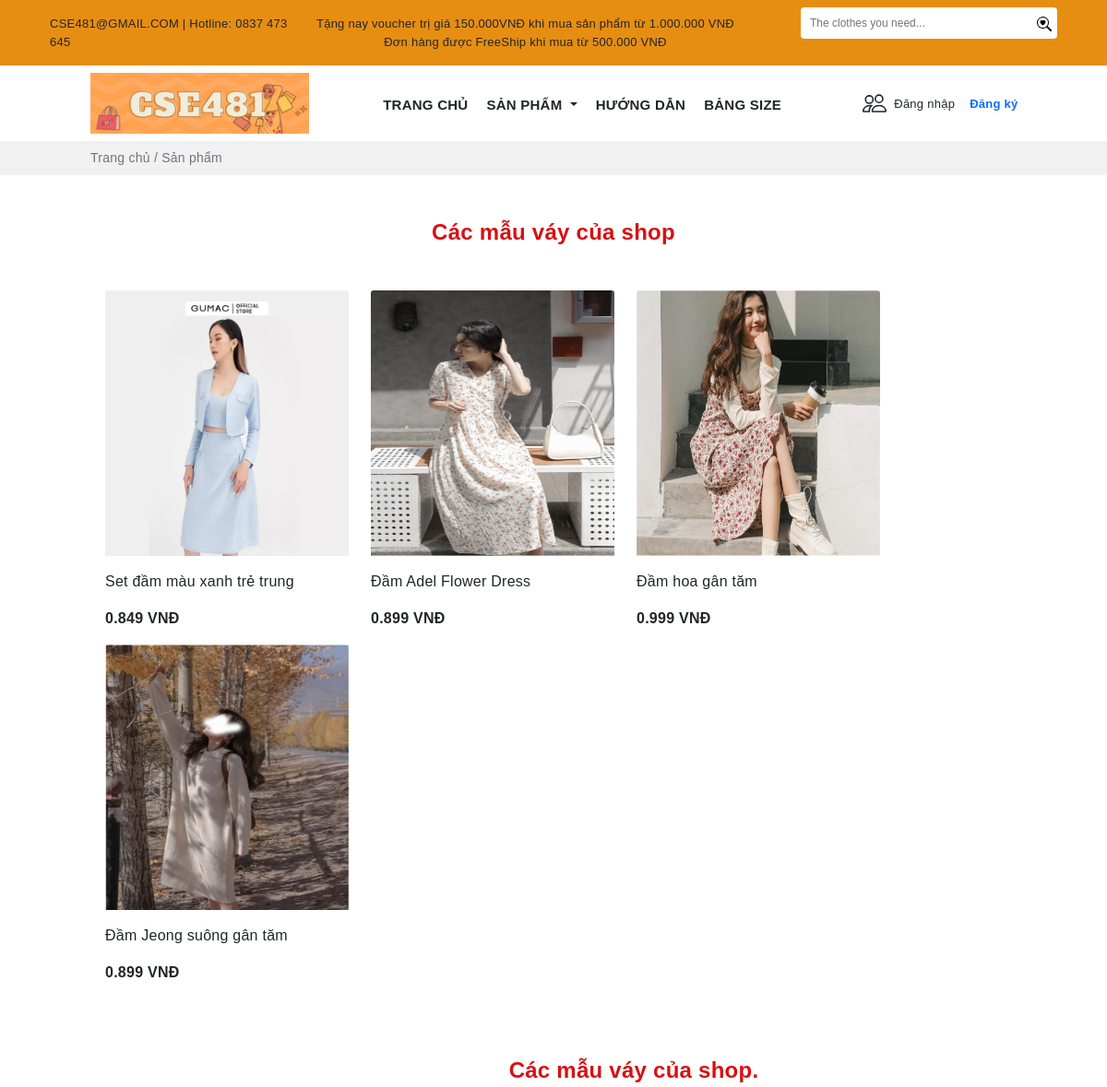
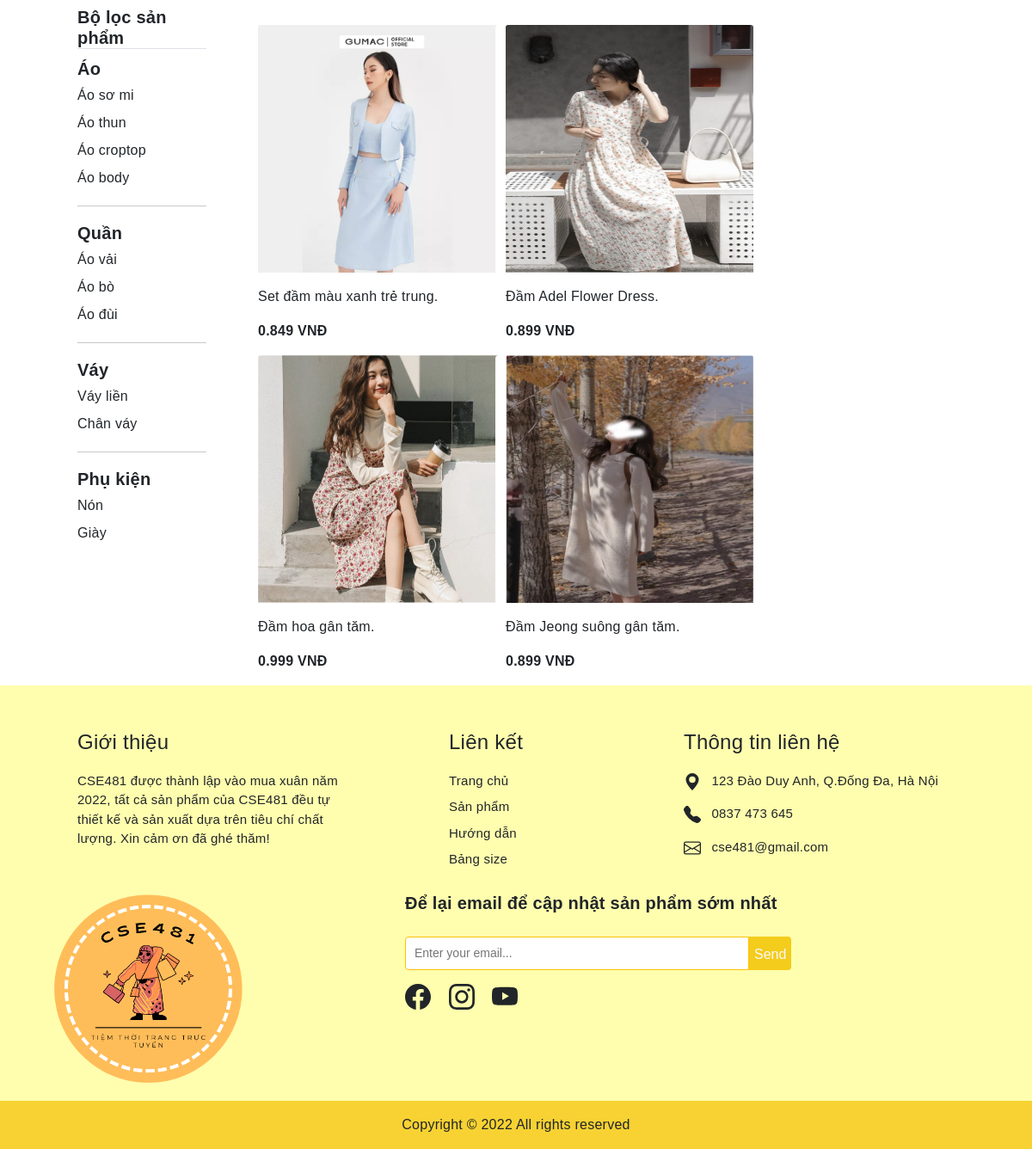
The app's page /product/skirt.php with its own data (2 pictures, top to bottom).
### tables this page shows
CREATE TABLE `sanpham` (
  `MaSP` varchar(10) NOT NULL,
  `TenSP` varchar(30) DEFAULT NULL,
  `MaLH` varchar(10) NOT NULL,
  `Giaban` double(3,3) DEFAULT NULL,
  `Gianhap` decimal(18,3) DEFAULT NULL,
  `Tylegiamgia` double(2,2) DEFAULT NULL,
  `Soluong` int(11) DEFAULT NULL,
  `Mota` varchar(500) DEFAULT NULL,
  `Trangthai` varchar(30) DEFAULT NULL,
  `img` varchar(30) DEFAULT NULL,
  `Ngaynhap` date NOT NULL
);

### product/skirt.php (the view, shortened to what this page needs)
<?php include('../config/database.php');
?>
<!DOCTYPE html>
<html lang="en">
<head>
    <link rel="stylesheet" href="https://cdn.jsdelivr.net/npm/bootstrap-icons@1.7.2/font/bootstrap-icons.css">
    <link href="https://cdn.jsdelivr.net/npm/bootstrap@5.1.3/dist/css/bootstrap.min.css" rel="stylesheet"
>
    <link rel="stylesheet" href="https://cdnjs.cloudflare.com/ajax/libs/OwlCarousel2/2.3.4/assets/owl.carousel.min.css"
 />
    <link rel="stylesheet"
        href="https://cdnjs.cloudflare.com/ajax/libs/OwlCarousel2/2.3.4/assets/owl.theme.default.min.css"
 />
    <link rel="stylesheet" href="../public/style.css">
</head>
<body>
    <div class="header">
        <div class="container-fluid" style="background:#e68e12;">
            <div class="container content">
                <div class="container">
                    <div class="row">
                        <div class="col py-3" style="font-size:13px;">
                            CSE481@GMAIL.COM | Hotline: 0837 473 645
                        </div>
                        <div class="col text-nowrap my-auto" style="font-size:13px;">
                            <p class="mb-0">
                                Tặng nay voucher trị giá 150.000VNĐ khi mua sản phẩm từ 1.000.000 VNĐ
                            </p>
                            <div class="text-center mx-auto">
                                Đơn hàng được FreeShip khi mua từ 500.000 VNĐ
                            </div>
                        </div>
                        <div class="col d-flex justify-content-end">
                            <div class="">
                            <form action="../search.php" method="post">
                                    <div class="pt-2 ms-5 d-flex">
                                        <input class="py-2 rounded-start" type="text"
                                            style="border:none;padding-left: 10px;font-size:12px;width:250px"
                                            name="namesearch" placeholder="The clothes you need...">
                                        <button type="submit" class="border-0 rounded-0 rounded-end bg-white"> </button>
                                    </div>
                                </form>
                            </div>
                        </div>
                    </div>
                </div>
            </div>
        </div>
    </div>
    <section>
        <div class="container">
            <div class="row px-5">
                <div class="col-md-3 ">
                    <img src="../img/logo-hcn.png" alt="" class="mt-2 ms-2 img-fluid">
                </div>
                <div class="col-md ps-0 mt-4">
                    <div class="row">
                        <div class="col-md">
                            <ul class="nav justify-content-center">
                                <li class="nav-item fw-bold ">
                                    <a class="nav-link link-dark pe-1" style="font-size:15px" aria-current="page"
                                        href="../index.php">TRANG CHỦ</a>
                                </li>
                                <li class="nav-item fw-bold">
                                    <a style="font-size:15px" class="pe-1 nav-link dropdown-toggle link-dark" href="#"
                                        id="navbarDarkDropdownMenuLink" role="button" data-bs-toggle="dropdown"
                                        aria-expanded="false">
                                        SẢN PHẨM
                                    </a>
                                </li>
                                <li class="nav-item fw-bold">
                                    <a href="../huongdan.php"class=" pe-1 nav-link link-dark" style="font-size:15px" href="#">HƯỚNG DẪN</a>
                                </li>
                                <li class="nav-item fw-bold">
                                    <a href="../size.php"class="pe-1 nav-link link-dark" style="font-size:15px">BẢNG SIZE</a>
                                </li>
                            </ul>
                        </div>
                        <div class="col-md-3 mt-1 d-flex">
                            <a href="../login.php" class="text-decoration-none link-dark">
                                <div class="d-flex">
                                    <p class="pt-1" style="font-size:13px">Đăng nhập</p>
                                </div>
                            </a>
                            <a href="../signup.php" class="text-decoration-none link-dark">
                                <div class="ms-3">
                                    <p class="pt-1 fw-bold link-primary" style="font-size:13px">Đăng ký</p>
                                </div>
                            </a>
                        </div>
                    </div>
                </div>
            </div>
        </div>
        <div class="mt-2" style="background:#f1f1f1">
            <div class="container">
                <p class="px-5 ms-2 py-2 text-muted" style="font-size:14px">Trang chủ / Sản phẩm</p>
            </div>
        </div>
    </section>
    <section>
    <div class="container">
            <div class="px-5 mt-5">
                <h4 class="mt-3 text-center fw-bold" style="color:#d61114;">
                Các mẫu váy của shop</h4>
                <div class="row d-flex  px-4 mt-5">
                    <?php
                            $sql1 = "SELECT *, sanpham.Giaban-(sanpham.Giaban*sanpham.Tylegiamgia) as Giagiam from loaihang,sanpham where loaihang.MaLH=sanpham.MaLH and loaihang.MaLH='LH03'";
                            $res1 = mysqli_query($conn, $sql1);
                            $count1 = mysqli_num_rows($res1);
                            if($count1>0)
                            {
                                while($row=mysqli_fetch_assoc($res1))
                                {
                        ?>
                    <div class="card me-0 border-0" style="width: 18rem;">
                        <img src="../img/<?php echo $row['img'];?>" class="img-fluid card-img-top" alt="...">
                        <div class="card-body px-0">
                            <p class="card-text"><?php echo $row['TenSP']; ?></p>
                            <p class="d-inline fw-bold"><?php echo $row['Giagiam']; ?> VNĐ</p>
                        </div>
                    </div>
                    <?php
                                }
                            }
                                ?>
                </div>
            </div>
        </div>
    </section>
    <section>
        <div class="container">
            <div class="px-5 mt-5">
                <div class="row d-flex">
                    <div class="danhmuc col-md-2">
                        <div class="mt-5">
                            <h5 class="border-bottom fw-bold pt-2 ">
                                Bộ lọc sản phẩm</h5>
                            <ul class="text-nowrap list-unstyled">
                                <li><a class="text-decoration-none link-dark fw-bold fs-5" href="">Áo</a></li>
                                <li class="py-1"><a class="text-decoration-none link-dark" href="">Áo sơ mi</a></li>
                                <li class="py-1"><a class="text-decoration-none link-dark" href="">Áo thun</a></li>
                                <li class="py-1"><a class="text-decoration-none link-dark" href="">Áo croptop</a></li>
                                <li class="py-1"><a class="text-decoration-none link-dark" href="">Áo body</a></li>
                            </ul>
                        </div>
                        <hr>
                        <div class="">
                            <ul class="text-nowrap list-unstyled">
                                <li><a class="text-decoration-none link-dark fw-bold fs-5" href="">Quần</a></li>
                                <li class="py-1"><a class="text-decoration-none link-dark" href="">Áo vải</a></li>
                                <li class="py-1"><a class="text-decoration-none link-dark" href="">Áo bò</a></li>
                                <li class="py-1"><a class="text-decoration-none link-dark" href="">Áo đùi</a></li>
                            </ul>
                        </div>
                        <hr>
                        <div class="">
                            <ul class="text-nowrap list-unstyled">
                                <li><a class="text-decoration-none link-dark fw-bold fs-5" href="">Váy</a></li>
                                <li class="py-1"><a class="text-decoration-none link-dark" href="">Váy liền</a></li>
                                <li class="py-1"><a class="text-decoration-none link-dark" href="">Chân váy</a></li>
                            </ul>
                        </div>
                        <hr>
                        <div class="">
                            <ul class="text-nowrap list-unstyled">
                                <li><a class="text-decoration-none link-dark fw-bold fs-5" href="">Phụ kiện</a></li>
                                <li class="py-1"><a class="text-decoration-none link-dark" href="">Nón</a></li>
                                <li class="py-1"><a class="text-decoration-none link-dark" href="">Giày</a></li>
                            </ul>
                        </div>
                    </div>
                    <div class="row col-md d-flex">
                        <h4 class="mt-3 text-center fw-bold" style="color:#d61114;">
                            Các mẫu váy của shop.</h4>
                        <div class="mt-4 row d-flex px-5">
                        <?php
                            $sql1 = "SELECT *, sanpham.Giaban-(sanpham.Giaban*sanpham.Tylegiamgia) as Giagiam from loaihang,sanpham where loaihang.MaLH=sanpham.MaLH and loaihang.MaLH='LH03' ";
                            $res1 = mysqli_query($conn, $sql1);
                            $count1 = mysqli_num_rows($res1);
                            if($count1>0)
                            {
                                while($row=mysqli_fetch_assoc($res1))
                                {
                        ?>
                            <div class="card  border-0" style="width: 18rem;">
                                <img src="../img/<?php echo $row['img']?>" class="card-img-top" alt="...">
                                <div class="card-body px-0">
                                    <p class="card-text"><?php echo $row['TenSP']?>.</p>
                                    <p class="d-inline fw-bold"><?php echo $row['Giagiam']?> VNĐ </p>
                                </div>
                            </div>
                            <?php
                                }
                            }
                                ?>
                        </div>
                    </div>
                </div>
            </div>
    </section>
    <section style="background:#fffeae;">
        <div class="container">
            <div style="font-size:15px" class="row px-5">
                <div class="col-md-4  me-5">
                    <p class="fs-4 mt-5">Giới thiệu</p>
                    <p class="">CSE481 được thành lập vào mua xuân năm
                        2022, tất cả sản phẩm của CSE481 đều tự thiết kế và sản xuất dựa trên tiêu chí chất lượng. Xin
                        cảm ơn đã ghé thăm!</p>
                </div>
                <div class="col-md-3 me-5 ps-5">
                    <p class="fs-4 mt-5">Liên kết</p>
                    <a class="link-dark text-decoration-none" href="">
                        <p class="mb-2">Trang chủ</p>
                    </a>
                    <a class="link-dark text-decoration-none" href="">
                        <p class="mb-2">Sản phẩm</p>
                    </a>
                    <a class="link-dark text-decoration-none" href="">
                        <p class="mb-2">Hướng dẫn</p>
                    </a>
                    <a class="link-dark text-decoration-none" href="">
                        <p class="mb-2">Bảng size</p>
                    </a>
                </div>
                <div class="col-md">
                    <p class="fs-4 mt-5">Thông tin liên hệ</p>
                    <div class="">
                        <svg xmlns="http://www.w3.org/2000/svg" width="20" height="20" fill="currentColor"
                            class="bi bi-geo-alt-fill d-inline" viewBox="0 0 16 16">
                            <path
                                d="M8 16s6-5.686 6-10A6 6 0 0 0 2 6c0 4.314 6 10 6 10zm0-7a3 3 0 1 1 0-6 3 3 0 0 1 0 6z" />
                        </svg>
                        <p class="ms-2 d-inline">123 Đào Duy Anh, Q.Đống Đa, Hà Nội</p>
                    </div>
                    <div class="mt-3">
                        <p class="ms-2 d-inline">0837 473 645</p>
                    </div>
                    <div class="mt-3">
                        <p class="ms-2 d-inline">cse481@gmail.com</p>
                    </div>
                </div>
            </div>
            <div class="row">
                <div class="col-md-3 me-5">
                    <img class="img-fluid" src="../img/1.png" alt="">
                </div>
                <div class="col">
                    <div class="ms-5 mt-3 ps-5">
                        <p class="fs-5 fw-bold">Để lại email để cập nhật sản phẩm sớm nhất</p>
                        <div class="">
                            <form action="" method="GET">
                                <div class="pt-2 d-flex">
                                    <input class="py-2 border border-warning rounded-start" type="text"
                                        style="padding-left: 10px;font-size:14px;width:400px" name=""
                                        placeholder="Enter your email...">
                                    <button type="submit" style="background:#f4cc1c;"
                                        class="border-0 rounded-0 rounded-end link-light">
                                        <p class="mt-1 mb-0">Send</p>
                                    </button>
                                </div>
                            </form>
                        </div>
                        <div class="mt-3">
                            <a href="#" class="me-3 icon link-dark"></a>
                            <a href="#" class="me-3 icon link-dark"></a>
                            <a href="#" class="me-3 icon link-dark"></a>
                        </div>
                    </div>
                </div>
            </div>
        </div>
        <p class="text-center py-3 mb-0" style="background:#f7d232;">Copyright © 2022 All rights reserved</p>
    </section>
</body>
</html>

### public/style.css (style rules this page uses)
body { font-family: 'Trebuchet MS', sans-serif; letter-spacing: 0.25px; }
.card img { width: 288px; height: 288px; }

### records on screen
sanpham: img (picture), TenSP "Set đầm màu xanh trẻ trung", Giagiam "0.849"
sanpham: img (picture), TenSP "Đầm Adel Flower Dress", Giagiam "0.899"
sanpham: img (picture), TenSP "Đầm hoa gân tăm", Giagiam "0.999"
sanpham: img (picture), TenSP "Đầm Jeong suông gân tăm", Giagiam "0.899"
